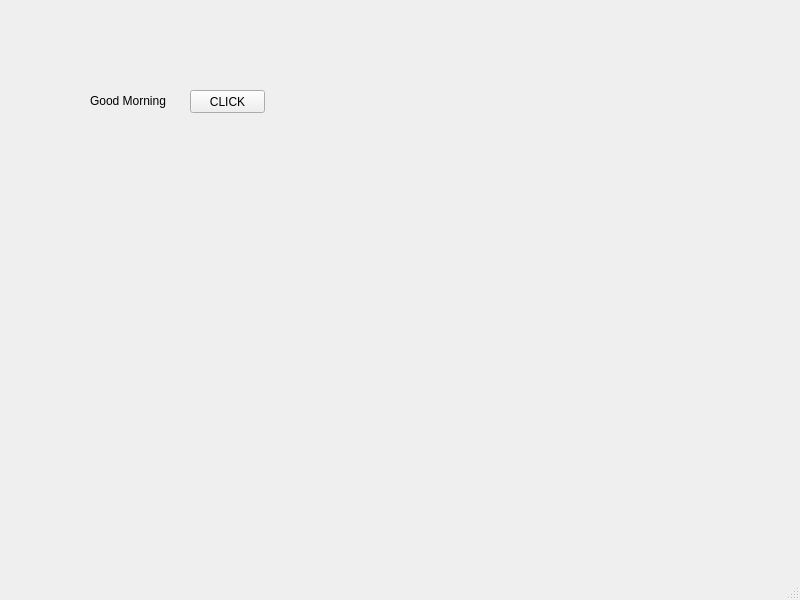
<?xml version="1.0" encoding="UTF-8"?>
<ui version="4.0">
 <class>MainWindow</class>
 <widget class="QMainWindow" name="MainWindow">
  <property name="geometry">
   <rect>
    <x>0</x>
    <y>0</y>
    <width>800</width>
    <height>600</height>
   </rect>
  </property>
  <property name="windowTitle">
   <string>MainWindow</string>
  </property>
  <widget class="QWidget" name="centralwidget">
   <widget class="QLabel" name="lbl">
    <property name="geometry">
     <rect>
      <x>90</x>
      <y>90</y>
      <width>91</width>
      <height>21</height>
     </rect>
    </property>
    <property name="text">
     <string>Good Morning</string>
    </property>
   </widget>
   <widget class="QPushButton" name="pb">
    <property name="geometry">
     <rect>
      <x>190</x>
      <y>90</y>
      <width>75</width>
      <height>23</height>
     </rect>
    </property>
    <property name="text">
     <string>CLICK</string>
    </property>
   </widget>
  </widget>
  <widget class="QMenuBar" name="menubar">
   <property name="geometry">
    <rect>
     <x>0</x>
     <y>0</y>
     <width>800</width>
     <height>21</height>
    </rect>
   </property>
  </widget>
  <widget class="QStatusBar" name="statusbar"/>
 </widget>
 <resources/>
 <connections/>
</ui>
